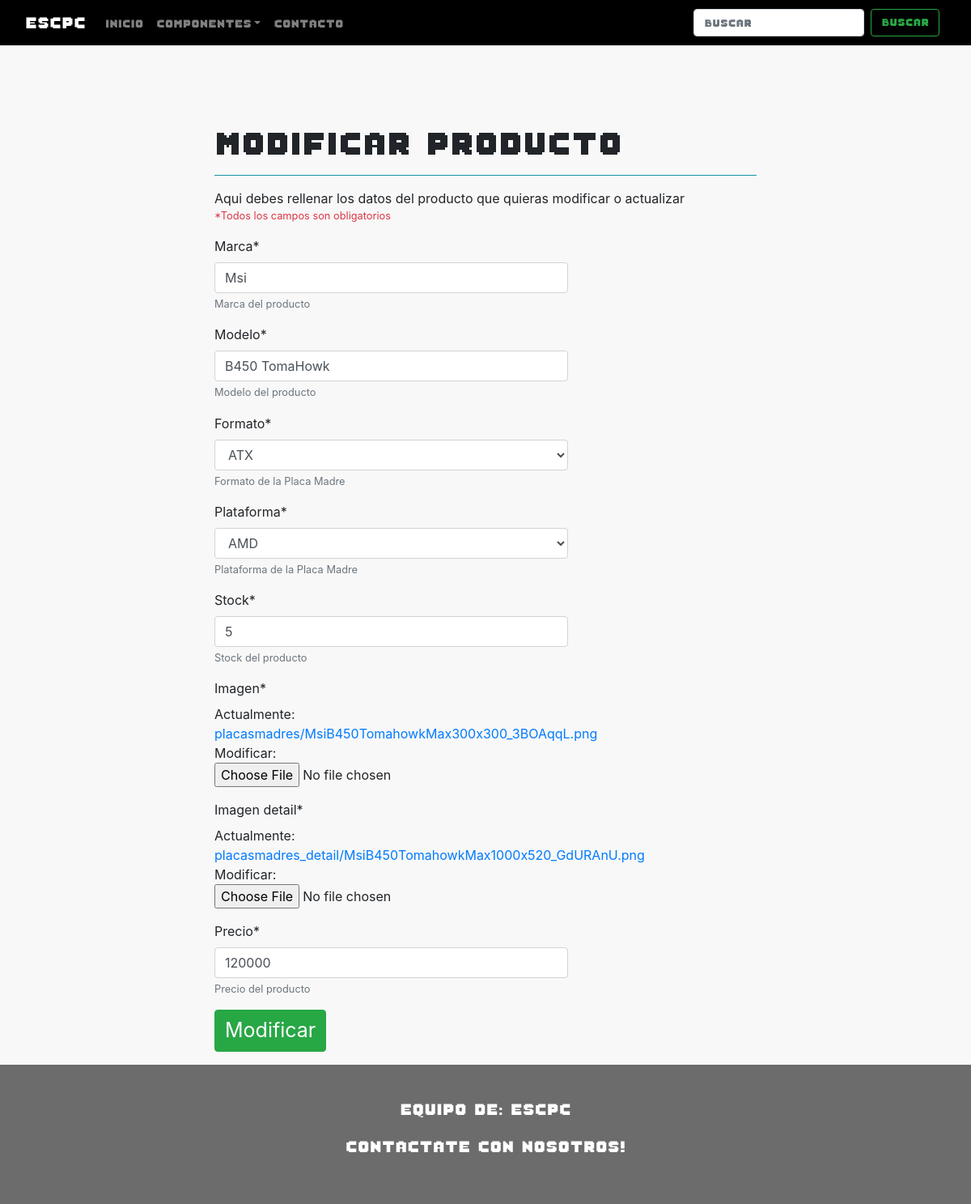
Page /catalog/modificar-placa/3/ on the committed database.
### catalog/models.py (models this page shows, shortened)
class PlacasMadre(models.Model):
    marca = models.CharField(max_length=100,help_text='Marca del producto')
    modelo = models.CharField(max_length=100,help_text='Modelo del producto')
    CATALOGO_FORMATO_PLACAMADRE = (
        ('seleccione','Seleccione'),
        ('ATX','ATX'),
        ('Mini ITX','Mini ITX'),
        ('Micro ATX','Micro ATX'),
    )
    formato = models.CharField(max_length=10,choices=CATALOGO_FORMATO_PLACAMADRE,blank=False,default='s',help_text='Formato de la Placa Madre')
    CATALOGO_PLATAFORMA_PLACAMADRE = (
        ('seleccione','Seleccione'),
        ('AMD','AMD'),
        ('Intel','Intel')
    )
    plataforma = models.CharField(max_length=10,choices=CATALOGO_PLATAFORMA_PLACAMADRE,blank=False,default='se',help_text='Plataforma de la Placa Madre')
    stock = models.IntegerField(default=0,help_text='Stock del producto')
    imagen = models.ImageField(upload_to='placasmadres/',null=True)
    imagen_detail = models.ImageField(upload_to='placasmadres_detail/',null=True)
    precio = models.IntegerField(default=0,help_text='Precio del producto')

### catalog/views.py (the view, shortened to what this page needs)
# urls.py: path('modificar-placa/<id>/', views.modificar_placa, name="modificar_placa"),
def modificar_placa(request, id):
    placa = get_object_or_404(PlacasMadre, id=id)
    data = {
        'form':PlacaForm(instance=placa)
    }
    return render(request,'catalogo/modificar_placa.html', data)

### catalog/forms.py
class PlacaForm(ModelForm,forms.Form):
    class Meta:
        model = PlacasMadre
        fields = ['marca','modelo','formato','plataforma','stock','imagen','imagen_detail','precio']

### catalog/templates/catalogo/modificar_placa.html (shortened to what this page needs)
{% extends "base_generic.html" %}
{% block content %}
{% load crispy_forms_tags %}
<body>
  <div class="container-fluid">
    <div class="form">
      <div class="row justify-content-center mt-5 pt-5">
        <div class="col-md-7">
          <h1 style="font-family: fuente8bits;">Modificar Producto</h1>
          <hr class="bg-info">
          <p class="pb-0 mb-0">Aqui debes rellenar los datos del producto que quieras modificar o actualizar</p>
          <p class="text-danger small pt-0 nt-0">*Todos los campos son obligatorios</p>
          <form class="post-form"  method="POST" enctype="multipart/form-data">{% csrf_token %}
            <div class="row form-group">
              <div class="col-md-8">
                <table style="font-size: 15px ;" >
                  {{ form | crispy }}
                </table>
                <div class="d-flex justify-content-left">
                  <button type="submit" class="btn btn-success " style="font-size: 25px;">Modificar</button>
                </div>
              </div>
            </div>
          </form>
        </div>
      </div>
    </div>
  </div>
</body>
{% endblock %}

### rows in the picture
PlacasMadre: marca "Msi", modelo "B450 TomaHowk", formato "ATX", plataforma "AMD", stock "5", precio "120000"
